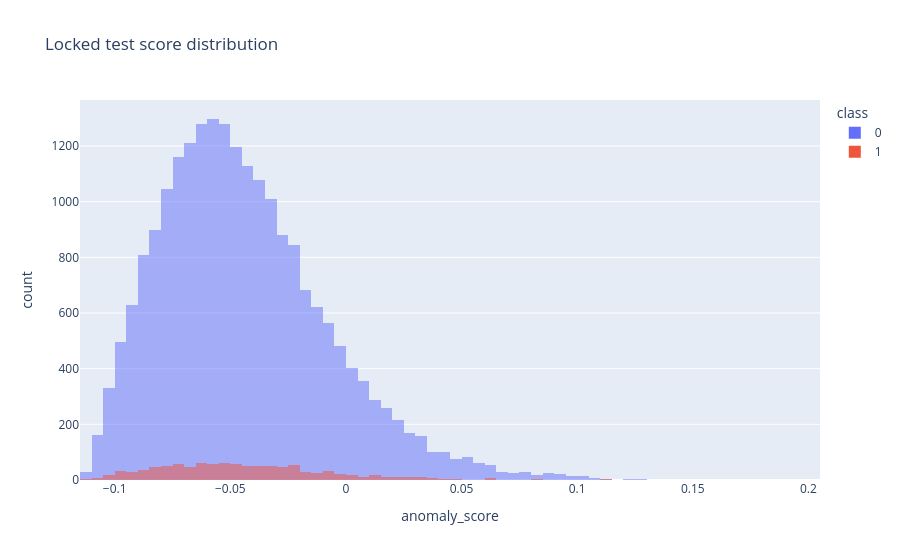

The code cell stored with this chart in its notebook:
### Markdown cell above
## 3. Freeze deployment artifact

### Code cell
joblib.dump({"preprocessor":pre,"model":model,
             "features":cols,"history_builder":b},
             ART/"final_model.joblib"); 
display(test.assign(anomaly_score=test_score).sort_values
        ("anomaly_score",ascending=False)
        [["user_id","device_id","ip_address","purchase_value","purchase_time","class","anomaly_score"]].head(30)); 
px.histogram(test.assign(anomaly_score=test_score),
             x="anomaly_score",
             color="class",
             nbins=80,barmode="overlay",
             title="Locked test score distribution").show()

### Figure 1 — Plotly figure (JSON) as saved in the notebook; plotly's stock layout.template omitted (floating-point values rounded to 4 significant figures; data arrays with more than 128 entries replaced by an {"elided": "..."} marker saying what was removed)
{"data": [{"bingroup": "x", "hovertemplate": "class=0<br>anomaly_score=%{x}<br>count=%{y}<extra></extra>", "legendgroup": "0", "marker": {"color": "#636efa", "opacity": 0.5, "pattern": {"shape": ""}}, "name": "0", "nbinsx": 80, "orientation": "v", "showlegend": true, "type": "histogram", "x": {"elided": "21633 float values"}, "xaxis": "x", "yaxis": "y"}, {"bingroup": "x", "hovertemplate": "class=1<br>anomaly_score=%{x}<br>count=%{y}<extra></extra>", "legendgroup": "1", "marker": {"color": "#EF553B", "opacity": 0.5, "pattern": {"shape": ""}}, "name": "1", "nbinsx": 80, "orientation": "v", "showlegend": true, "type": "histogram", "x": {"elided": "1034 float values"}, "xaxis": "x", "yaxis": "y"}], "layout": {"barmode": "overlay", "legend": {"title": {"text": "class"}, "tracegroupgap": 0}, "title": {"text": "Locked test score distribution"}, "xaxis": {"anchor": "y", "domain": [0, 1], "title": {"text": "anomaly_score"}}, "yaxis": {"anchor": "x", "domain": [0, 1], "title": {"text": "count"}}}}
